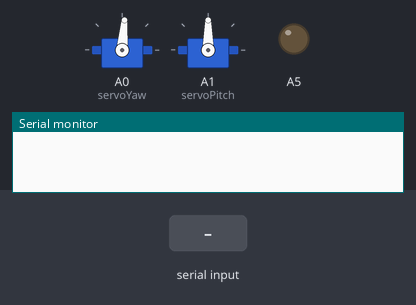
Bench run of a sketch on a simulated Arduino Uno, built with avr-gcc and run on an emulated ATmega328P. On the bench: 2 × servo, output pins drawn as LEDs (lit = HIGH), the last lines printed to the serial monitor. Inputs (shaded band) come from the test bench.

Above: at 1.2 s.
1.3 s: "|" received over Serial
At 2.5 s:
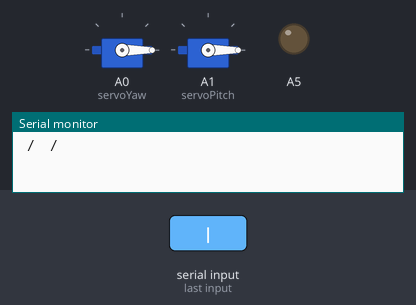
2.8 s: "90|45|200\n" received over Serial
At 4.0 s:
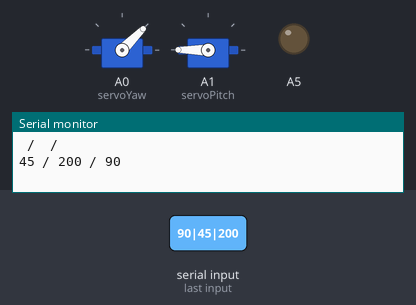
4.3 s: "30|150|10\n" received over Serial
At 5.2 s:
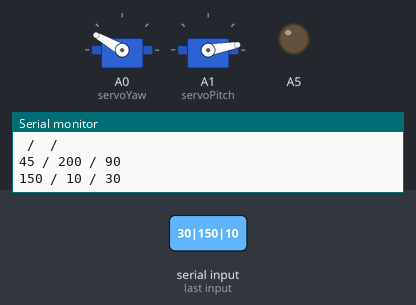
5.8 s: "90|45\n" received over Serial
At 6.2 s:
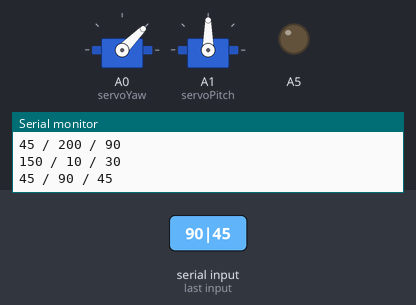
7.3 s: "30|150\n" received over Serial
At 8.5 s:
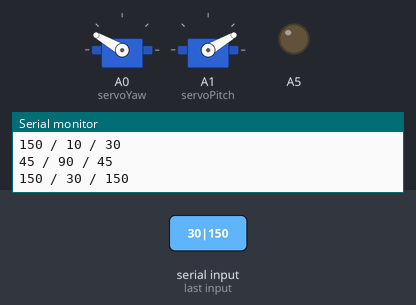
8.8 s: "1\n" received over Serial
At 9.5 s:
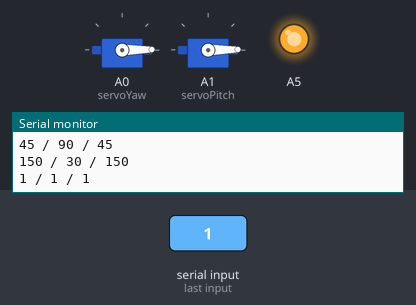
Timing chart, 0 to 11.3 s (numbered marks = the images above; inputs shaded):
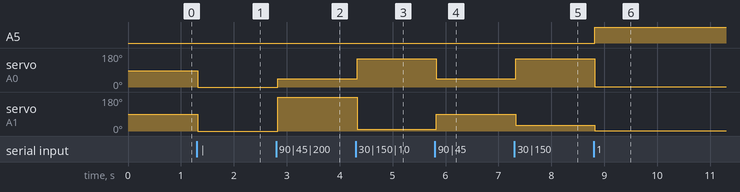

Measured:
- after the input at 1.3 s, servo on A0 (servoYaw): 85° → 0° at once; servo on A1 (servoPitch): 90° → 0° at once
- after the input at 2.8 s, servo on A0 (servoYaw): 0° → 45° at once; servo on A1 (servoPitch): 0° → 180° at once
- after the input at 4.3 s, servo on A0 (servoYaw): 45° → 150° at once; servo on A1 (servoPitch): 180° → 10° at once
- after the input at 5.8 s, servo on A0 (servoYaw): 150° → 45° at once; servo on A1 (servoPitch): 10° → 90° at once
- after the input at 7.3 s, servo on A0 (servoYaw): 45° → 150° at once; servo on A1 (servoPitch): 90° → 30° at once
- after the input at 8.8 s, A5: LOW → HIGH at once; servo on A0 (servoYaw): 150° → 1° at once; servo on A1 (servoPitch): 30° → 1° at once

The sketch:

read_serial_data.ino
```cpp
#include <SPI.h>
#include <nRF24L01.h>
#include <RF24.h>
#include <Wire.h>
#include <Servo.h>
Servo servoYaw; //yaw
Servo servoPitch; //pitch

int alfa, beta, shoot;

void setup() {
  servoYaw.attach(A0);
  servoPitch.attach(A1);
  servoYaw.write(85);
  servoPitch.write(90);
  pinMode(A5, OUTPUT);
  Serial.begin(9600);
  Serial.setTimeout(20);
}

void loop(){

    String teststr = Serial.readString();
    if(teststr != ""){
      teststr.trim();                        // remove any \r \n whitespace at the end of the String
      //Split the readString by a pre-defined delimiter in a simple way. '%'(percentage) is defined as the delimiter in this project.
      int delimiter, delimiter_1, delimiter_2, delimiter_3;
      delimiter = teststr.indexOf("|");
      delimiter_1 = teststr.indexOf("|", delimiter + 1);
      delimiter_2 = teststr.indexOf("|", delimiter_1 +1);
      delimiter_3 = teststr.indexOf("|", delimiter_2 + 1);

      // Define variables to be executed on the code later by collecting information from the readString as substrings.
      String alfaStr = teststr.substring(delimiter + 1, delimiter_1);
      String betaStr = teststr.substring(delimiter_1 + 1, delimiter_2);
      String shootStr = teststr.substring(delimiter_2 + 1, delimiter_3);

      Serial.print(alfaStr);
      Serial.print(" / ");
      Serial.print(betaStr);
      Serial.print(" / ");
      Serial.println(shootStr);

      int alfa = alfaStr.toInt();
      int beta = betaStr.toInt();
      int shoot = shootStr.toInt();

      servoYaw.write(alfa);
      servoPitch.write(beta);


      if(shoot == 1){
        digitalWrite(A5, HIGH);
      }
      else{
        digitalWrite(A5, LOW);
      }

    }
}
```
